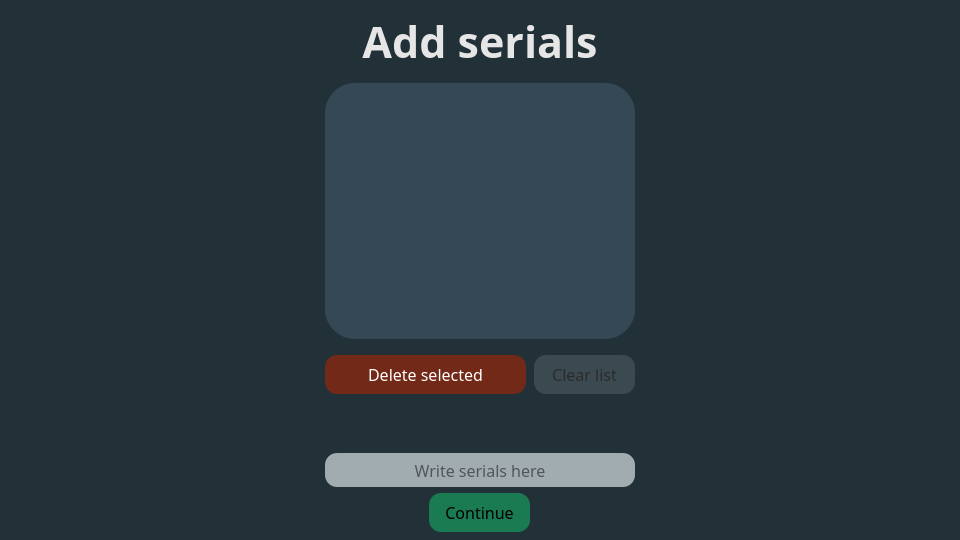
<?xml version="1.0" encoding="UTF-8"?>
<ui version="4.0">
 <author>Boanc Ionut-Silviu</author>
 <class>add_serials_window</class>
 <widget class="QWidget" name="add_serials_window">
  <property name="geometry">
   <rect>
    <x>0</x>
    <y>0</y>
    <width>960</width>
    <height>540</height>
   </rect>
  </property>
  <property name="sizePolicy">
   <sizepolicy hsizetype="MinimumExpanding" vsizetype="MinimumExpanding">
    <horstretch>0</horstretch>
    <verstretch>0</verstretch>
   </sizepolicy>
  </property>
  <property name="minimumSize">
   <size>
    <width>960</width>
    <height>540</height>
   </size>
  </property>
  <property name="maximumSize">
   <size>
    <width>16777215</width>
    <height>16777215</height>
   </size>
  </property>
  <property name="font">
   <font>
    <family>Vitesco</family>
    <pointsize>12</pointsize>
   </font>
  </property>
  <property name="windowTitle">
   <string>CIIT</string>
  </property>
  <property name="styleSheet">
   <string notr="true">
QPushButton {
border-radius: 12px;
padding-left: 16px;
padding-right: 16px;
padding-top: 8 px;
padding-bottom: 8 px;
}

QWidget#add_serials_window {background-color: rgb(34, 48, 56);}</string>
  </property>
  <layout class="QGridLayout" name="gridLayout">
   <property name="leftMargin">
    <number>8</number>
   </property>
   <property name="topMargin">
    <number>8</number>
   </property>
   <property name="rightMargin">
    <number>8</number>
   </property>
   <property name="bottomMargin">
    <number>8</number>
   </property>
   <property name="spacing">
    <number>8</number>
   </property>
   <item row="10" column="1">
    <layout class="QVBoxLayout" name="vl_bottom">
     <property name="spacing">
      <number>6</number>
     </property>
     <property name="topMargin">
      <number>0</number>
     </property>
     <item alignment="Qt::AlignBottom">
      <widget class="QLabel" name="lb_error">
       <property name="enabled">
        <bool>false</bool>
       </property>
       <property name="font">
        <font>
         <family>Vitesco</family>
         <pointsize>12</pointsize>
        </font>
       </property>
       <property name="styleSheet">
        <string notr="true">QLabel
{
color: rgba(227, 45, 0, 255);
}
QLabel:disabled
{
color: rgba(227, 45, 0, 0);
}</string>
       </property>
       <property name="text">
        <string>The serial entered is not valid! Please try another!</string>
       </property>
       <property name="alignment">
        <set>Qt::AlignCenter</set>
       </property>
       <property name="wordWrap">
        <bool>true</bool>
       </property>
      </widget>
     </item>
     <item alignment="Qt::AlignVCenter">
      <widget class="QLineEdit" name="le_serials">
       <property name="sizePolicy">
        <sizepolicy hsizetype="Minimum" vsizetype="Fixed">
         <horstretch>0</horstretch>
         <verstretch>0</verstretch>
        </sizepolicy>
       </property>
       <property name="minimumSize">
        <size>
         <width>128</width>
         <height>34</height>
        </size>
       </property>
       <property name="maximumSize">
        <size>
         <width>512</width>
         <height>34</height>
        </size>
       </property>
       <property name="sizeIncrement">
        <size>
         <width>0</width>
         <height>0</height>
        </size>
       </property>
       <property name="font">
        <font>
         <family>Vitesco</family>
         <pointsize>12</pointsize>
        </font>
       </property>
       <property name="styleSheet">
        <string notr="true">color: black;
background-color: #A1ACB1;
border-radius: 12px;
padding: 8px 32px;
</string>
       </property>
       <property name="inputMask">
        <string notr="true"/>
       </property>
       <property name="text">
        <string/>
       </property>
       <property name="alignment">
        <set>Qt::AlignCenter</set>
       </property>
       <property name="placeholderText">
        <string>Write serials here</string>
       </property>
      </widget>
     </item>
     <item alignment="Qt::AlignHCenter|Qt::AlignTop">
      <widget class="QPushButton" name="pb_continue">
       <property name="enabled">
        <bool>false</bool>
       </property>
       <property name="sizePolicy">
        <sizepolicy hsizetype="Minimum" vsizetype="Fixed">
         <horstretch>0</horstretch>
         <verstretch>0</verstretch>
        </sizepolicy>
       </property>
       <property name="minimumSize">
        <size>
         <width>64</width>
         <height>0</height>
        </size>
       </property>
       <property name="maximumSize">
        <size>
         <width>128</width>
         <height>16777215</height>
        </size>
       </property>
       <property name="font">
        <font>
         <family>Vitesco</family>
         <pointsize>12</pointsize>
        </font>
       </property>
       <property name="styleSheet">
        <string notr="true">QPushButton {
	background-color: rgb(20, 175, 100);
    }

    QPushButton:disabled {
	background-color: rgba(20, 175, 100, 150);
	color: black;
    }
    QPushButton:hover {
	background-color: rgb(19, 165, 87);
    }

    QPushButton:pressed {
	background-color: rgb(15, 132, 70);
    }</string>
       </property>
       <property name="text">
        <string>Continue</string>
       </property>
      </widget>
     </item>
    </layout>
   </item>
   <item row="0" column="0" colspan="3" alignment="Qt::AlignHCenter">
    <widget class="QLabel" name="lb_title">
     <property name="maximumSize">
      <size>
       <width>16777215</width>
       <height>16777215</height>
      </size>
     </property>
     <property name="font">
      <font>
       <family>Vitesco</family>
       <pointsize>32</pointsize>
       <bold>true</bold>
       <strikeout>false</strikeout>
      </font>
     </property>
     <property name="styleSheet">
      <string notr="true">color: #E6E6E6;</string>
     </property>
     <property name="text">
      <string>Add serials</string>
     </property>
     <property name="alignment">
      <set>Qt::AlignCenter</set>
     </property>
    </widget>
   </item>
   <item row="1" column="1">
    <layout class="QVBoxLayout" name="vl_center">
     <property name="spacing">
      <number>16</number>
     </property>
     <item>
      <widget class="QListWidget" name="lw_serials">
       <property name="sizePolicy">
        <sizepolicy hsizetype="Preferred" vsizetype="Preferred">
         <horstretch>0</horstretch>
         <verstretch>0</verstretch>
        </sizepolicy>
       </property>
       <property name="minimumSize">
        <size>
         <width>256</width>
         <height>256</height>
        </size>
       </property>
       <property name="maximumSize">
        <size>
         <width>512</width>
         <height>256</height>
        </size>
       </property>
       <property name="sizeIncrement">
        <size>
         <width>2</width>
         <height>2</height>
        </size>
       </property>
       <property name="font">
        <font>
         <family>Vitesco</family>
         <pointsize>14</pointsize>
         <strikeout>false</strikeout>
        </font>
       </property>
       <property name="styleSheet">
        <string notr="true">QListWidget
{
    background-color: #344955; 
    border-radius: 30px;
    outline: 0px;
    color: rgb(230, 230, 230);
}

QListWidget::item {
    margin: 8px;
    border-radius: 8px;
}

QListWidget::item::hover {
    color: rgb(197, 197, 197);
    font: bold;
}

QListWidget::item::selected {
    color: rgb(212, 39, 0);
}

QScrollBar:vertical {
    background-color: rgba(0, 0, 0, 0);
    width: 20px;
    margin: 10px 10px 10px 0px;  /* top right bottom left */
	border-radius: 15px;
}

QScrollBar::handle:vertical {
	background-color: rgb(44, 62, 72);
    border-radius: 5px;
}

QScrollBar::handle:vertical:hover {
   
	background-color: rgb(42, 59, 68);
}

QScrollBar::handle:vertical:pressed {
   background-color: rgb(34, 48, 56)
}

QScrollBar::add-line:vertical,
QScrollBar::sub-line:vertical {
    background-color: rgba(0, 0, 0, 0);
    height: 10px;
    subcontrol-position: top;
    subcontrol-origin: margin;
}

QScrollBar::add-page:vertical,
QScrollBar::sub-page:vertical {
    
	background-color: rgba(0, 0, 0, 0);
}



</string>
       </property>
       <property name="frameShape">
        <enum>QFrame::StyledPanel</enum>
       </property>
       <property name="frameShadow">
        <enum>QFrame::Raised</enum>
       </property>
       <property name="editTriggers">
        <set>QAbstractItemView::NoEditTriggers</set>
       </property>
       <property name="alternatingRowColors">
        <bool>false</bool>
       </property>
       <property name="selectionMode">
        <enum>QAbstractItemView::MultiSelection</enum>
       </property>
       <property name="selectionBehavior">
        <enum>QAbstractItemView::SelectItems</enum>
       </property>
      </widget>
     </item>
     <item>
      <layout class="QHBoxLayout" name="hl_center">
       <property name="spacing">
        <number>8</number>
       </property>
       <item alignment="Qt::AlignTop">
        <widget class="QPushButton" name="pb_delete">
         <property name="enabled">
          <bool>false</bool>
         </property>
         <property name="sizePolicy">
          <sizepolicy hsizetype="Minimum" vsizetype="Fixed">
           <horstretch>2</horstretch>
           <verstretch>0</verstretch>
          </sizepolicy>
         </property>
         <property name="maximumSize">
          <size>
           <width>256</width>
           <height>16777215</height>
          </size>
         </property>
         <property name="font">
          <font>
           <family>Vitesco</family>
           <pointsize>12</pointsize>
          </font>
         </property>
         <property name="styleSheet">
          <string notr="true">QPushButton {
color: white;
	background-color: rgb(212, 39, 0);
    }
QPushButton:disabled {
	background-color: rgba(170, 35, 0, 150);
    }
    QPushButton:hover {
	background-color: rgb(193, 35, 0);
    }

    QPushButton:pressed {
	background-color: rgb(129, 24, 0);
    }</string>
         </property>
         <property name="text">
          <string>Delete selected</string>
         </property>
        </widget>
       </item>
       <item alignment="Qt::AlignTop">
        <widget class="QPushButton" name="pb_clear">
         <property name="enabled">
          <bool>false</bool>
         </property>
         <property name="sizePolicy">
          <sizepolicy hsizetype="Minimum" vsizetype="Fixed">
           <horstretch>1</horstretch>
           <verstretch>0</verstretch>
          </sizepolicy>
         </property>
         <property name="maximumSize">
          <size>
           <width>192</width>
           <height>16777215</height>
          </size>
         </property>
         <property name="font">
          <font>
           <family>Vitesco</family>
           <pointsize>12</pointsize>
          </font>
         </property>
         <property name="styleSheet">
          <string notr="true">QPushButton {
	background-color: rgb(161, 172, 177);
	color: rgb(43, 43, 43);
    }
QPushButton:disabled {
	background-color: rgba(161, 172, 177, 50);
	color: rgb(43, 43, 43);
    }

QPushButton:hover {
	background-color: rgb(145, 155, 159);
    }

QPushButton:pressed {
	background-color: rgb(115, 123, 126);
    }</string>
         </property>
         <property name="text">
          <string>Clear list</string>
         </property>
        </widget>
       </item>
      </layout>
     </item>
    </layout>
   </item>
  </layout>
 </widget>
 <tabstops>
  <tabstop>lw_serials</tabstop>
  <tabstop>le_serials</tabstop>
  <tabstop>pb_continue</tabstop>
  <tabstop>pb_delete</tabstop>
  <tabstop>pb_clear</tabstop>
 </tabstops>
 <resources/>
 <connections/>
 <designerdata>
  <property name="gridDeltaX">
   <number>8</number>
  </property>
  <property name="gridDeltaY">
   <number>8</number>
  </property>
  <property name="gridSnapX">
   <bool>true</bool>
  </property>
  <property name="gridSnapY">
   <bool>true</bool>
  </property>
  <property name="gridVisible">
   <bool>true</bool>
  </property>
 </designerdata>
</ui>
